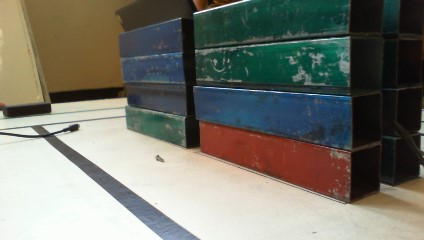
#> input picture LARCVision2019/SS LARC/WIN_20190920_12_07_24_Pro.jpg, 424 x 240 px
$ python -i processor.py   (imports and definitions only)
#> lines starting #> are read from the running program, lines starting #| are printed output that depends on the picture
import cv2
import numpy as np
import math
from networktables import NetworkTablesInstance
from networktables import NetworkTables

ninst = NetworkTablesInstance.getDefault()
# [1 line not run here, left out]

threshTable = ninst.getTable("ThreshTable")


class Processor:

    def __init__(self):
        self.thresholdRed = [np.array([0, 120, 70]), np.array([10, 255, 255]), np.array([170, 120, 70]),
                             np.array([180, 255, 255])]
        self.thresholdGreen = [np.array([30, 100, 30]), np.array([90, 255, 255])]
        self.thresholdBlue = [np.array([90, 0, 40]), np.array([140, 255, 255])]

        threshTable.putNumber("low_h", self.thresholdBlue[0][0])
        threshTable.putNumber("low_s", self.thresholdBlue[0][1])
        threshTable.putNumber("low_v", self.thresholdBlue[0][2])

        threshTable.putNumber("up_h", self.thresholdBlue[1][0])
        threshTable.putNumber("up_s", self.thresholdBlue[1][1])
        threshTable.putNumber("up_v", self.thresholdBlue[1][2])

        self.percentageColorArea = 20
        self.percentageArea = 3
        self.percentageWidth = 5

    def getDistance(self, coordA, coordB):
        return math.sqrt((coordA[0] - coordB[0]) ** 2 + (coordA[1] - coordB[1]) ** 2)

    # [63 lines left out: functions getClosestTo, unwarpRods, colorConcentration, getColorPosition, not called in this run]

    def process(self, img):
        newImg = img.copy()
        newImg = cv2.blur(newImg, (5, 5))
        stacks = [["r", "r", "r", "r"], ["r", "r", "r", "r"]]

        newImg = cv2.cvtColor(newImg, cv2.COLOR_BGR2HSV)

        self.thresholdBlue[0][0] = threshTable.getNumber("low_h", self.thresholdBlue[0][0])
        self.thresholdBlue[0][1] = threshTable.getNumber("low_s", self.thresholdBlue[0][1])
        self.thresholdBlue[0][2] = threshTable.getNumber("low_v", self.thresholdBlue[0][2])

        self.thresholdBlue[1][0] = threshTable.getNumber("up_h", self.thresholdBlue[1][0])
        self.thresholdBlue[1][1] = threshTable.getNumber("up_s", self.thresholdBlue[1][1])
        self.thresholdBlue[1][2] = threshTable.getNumber("up_v", self.thresholdBlue[1][2])

        heightOffset = 35
        widthOffset = 53
        thresholdArea = newImg.copy()[heightOffset:newImg.shape[0], widthOffset:newImg.shape[1]]

        cv2.imshow("TH AREA", thresholdArea)

        # Range for lower red
        maskLowerRed = cv2.inRange(thresholdArea, self.thresholdRed[0], self.thresholdRed[1])

        # Range for upper range
        maskUpperRed = cv2.inRange(thresholdArea, self.thresholdRed[2], self.thresholdRed[3])

        # Generating the final mask to detect red color
        maskRed = maskLowerRed + maskUpperRed

        # cv2.imshow('Rojo', maskRed)

        # Adding green mask
        maskGreen = cv2.inRange(thresholdArea, self.thresholdGreen[0], self.thresholdGreen[1])
        # cv2.imshow('Verde', maskGreen)

        # Adding blue mask
        maskBlue = cv2.inRange(thresholdArea, self.thresholdBlue[0], self.thresholdBlue[1])
        # cv2.imshow("Azul", maskBlue)

        maskFinal = maskBlue + maskGreen + maskRed

        contours, _ = cv2.findContours(maskFinal, cv2.RETR_EXTERNAL, cv2.CHAIN_APPROX_SIMPLE)
        newImg = cv2.cvtColor(newImg, cv2.COLOR_HSV2BGR)

        rodPoints = []
        for contour in contours:
            area = cv2.contourArea(contour)
            rect = cv2.minAreaRect(contour)
            box = cv2.boxPoints(rect)
            box = np.int0(box)

            minX = min(box, key=lambda x: x[0])[0]
            maxX = max(box, key=lambda x: x[0])[0]
            width = maxX - minX

            # Filter unnecessary areas such as stacks that are behind and the floor's lines
            if area / (newImg.shape[0] * newImg.shape[1]) * 100 > self.percentageArea and width / img.shape[
                1] * 100 > self.percentageWidth:

                pointsToAdd = np.vstack(contour).squeeze().tolist()
                for i in range(0, len(pointsToAdd)):
                    pointsToAdd[i][0] = pointsToAdd[i][0] + widthOffset
                    pointsToAdd[i][1] = pointsToAdd[i][1] + heightOffset
                    # print(pointsToAdd[i])

                cv2.drawContours(newImg, np.array([pointsToAdd]), 0, (0, 255, 0), 2)
                rodPoints.extend(pointsToAdd)

        unwarped = np.zeros(shape=[img.shape[0], img.shape[1], 3], dtype=np.uint8)

        if len(rodPoints) > 0:
            topLeft = self.getClosestTo(rodPoints, (0, 0))
            bottomLeft = self.getClosestTo(rodPoints, (0, newImg.shape[0]))
            topRight = self.getClosestTo(rodPoints, (newImg.shape[1], 0))
            bottomRight = self.getClosestTo(rodPoints, (newImg.shape[1], newImg.shape[0]))

            wrappedPoints = np.float32([topLeft, topRight, bottomLeft, bottomRight])

            unwarped = self.unwarpRods(img, wrappedPoints)

            unwarpedGreenMask = self.unwarpRods(maskGreen, wrappedPoints)
            unwarpedBlueMask = self.unwarpRods(maskBlue, wrappedPoints)
            unwarpedRedMask = self.unwarpRods(maskRed, wrappedPoints)

            blueRods = self.getColorPosition(unwarpedBlueMask, "b", stacks)

            greenRods = self.getColorPosition(unwarpedGreenMask, "g", stacks)

            redRods = self.getColorPosition(unwarpedRedMask, "r", stacks)

        return stacks, newImg

>>> import cv2
>>> picture = cv2.imread('SS LARC/WIN_20190920_12_07_24_Pro.jpg', cv2.IMREAD_GRAYSCALE)
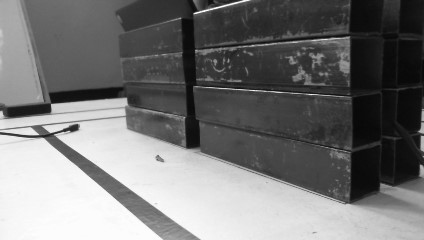
#> picture: shape (240, 424); min 5, max 255, mean 118.5
>>> result = Processor().process(picture)
#> in process, `newImg = cv2.blur(newImg, (5, 5))`:
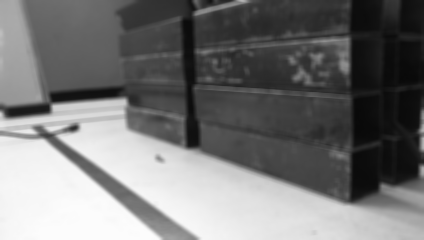
#> newImg: shape (240, 424); min 9, max 252, mean 118.5
#> (the run stopped early here; a loop or call above may not have finished)

$ run again, on LARCVision2019/SS LARC/WIN_20190920_12_07_40_Pro.jpg
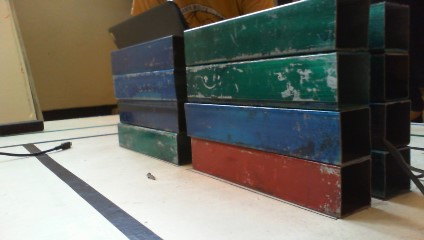
#> input picture LARCVision2019/SS LARC/WIN_20190920_12_07_40_Pro.jpg, 424 x 240 px
#> `picture = cv2.imread('SS LARC/WIN_20190920_12_07_24_Pro.jpg', cv2.IMRE..`:
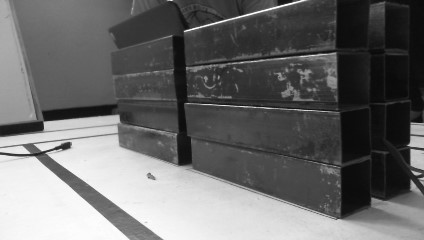
#> picture: shape (240, 424); min 7, max 255, mean 107.4
#> in process, `newImg = cv2.blur(newImg, (5, 5))`:
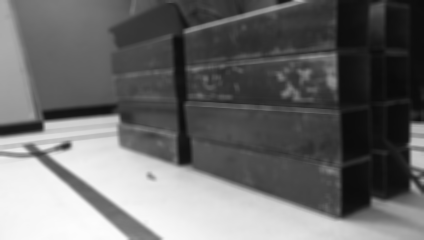
#> newImg: shape (240, 424); min 10, max 252, mean 107.4

$ run again, on LARCVision2019/SS LARC/WIN_20190920_12_07_48_Pro.jpg
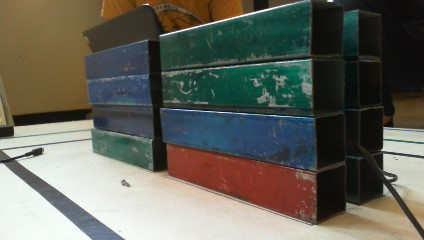
#> input picture LARCVision2019/SS LARC/WIN_20190920_12_07_48_Pro.jpg, 424 x 240 px
#> `picture = cv2.imread('SS LARC/WIN_20190920_12_07_24_Pro.jpg', cv2.IMRE..`:
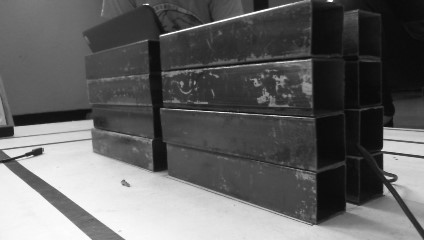
#> picture: shape (240, 424); min 4, max 255, mean 99.4
#> in process, `newImg = cv2.blur(newImg, (5, 5))`:
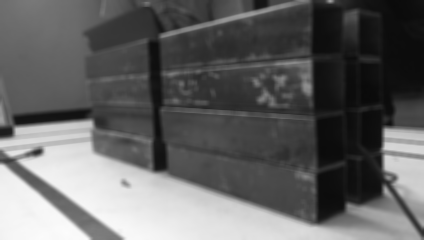
#> newImg: shape (240, 424); min 10, max 252, mean 99.4
